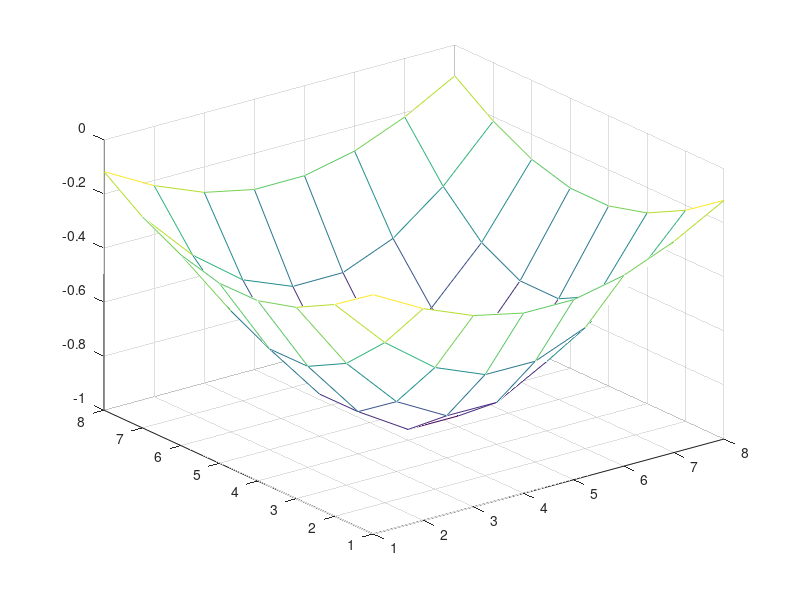

MATLAB code for this plot:
clc;
clear;

%% Problem Parameters
% Nodes per dimension
N = 10;

% Interval per dimension
n = N-1;

% Number of elements
ne = 2*n^2;
% Number of nodes (unkown nodes are (N-2)^2)
nc = N^2;

% Step
h = 1/n;

%% Assembly of Auxilary Matrices
% Coordinate matrix: Contains the position of each node in the domain
coords = zeros(nc,2);
for j = 1:N
  for i = 1:N
    coords((j-1)*N + i, :) = [(i-1)*h, (j-1)*h];
  end
end


% Local-to-global matrix: i = element, j = vertex (local)
% (i,j) = numbering of j-th vertex of the i-th element in global domain
numbering = reshape(1:N^2, N, N)';
l2g = zeros(ne,3);
k = 1;

for nx = 1:n
  for ny = 1:n
    l2g(k, :) = [numbering(ny,nx), numbering(ny, nx+1), numbering(ny+1, nx)];
    l2g(k+1, :) = [numbering(ny+1,nx+1), numbering(ny+1, nx), numbering(ny, nx+1)];
    k = k + 2;
  end
end

% Assemble the global stiffness matrix
M = spalloc(N^2, N^2, 5*N^2);
Me = zeros(3,3);

tic
for e = 1:ne
  y12 = coords(l2g(e,1), 2) - coords(l2g(e,2),2);
  y23 = coords(l2g(e,2), 2) - coords(l2g(e,3),2);
  y31 = coords(l2g(e,3), 2) - coords(l2g(e,1),2);
  y21 = coords(l2g(e,2), 2) - coords(l2g(e,1),2);

  x31 = coords(l2g(e,3), 1) - coords(l2g(e,1),1);
  x32 = coords(l2g(e,3), 1) - coords(l2g(e,2),1);
  x21 = coords(l2g(e,2), 1) - coords(l2g(e,1),1);
  x13 = coords(l2g(e,1), 1) - coords(l2g(e,3),1);

  Ae = (x21*y31-x31*y21)/2;

  % (pdf page 79 and onward)
  Me(1,1) = -(y23*y23+x32*x32)/(4*Ae);
  Me(1,2) = -(y23*y31+x32*x13)/(4*Ae);
  Me(1,3) = -(y23*y12+x32*x21)/(4*Ae);
  Me(2,1) = Me(1,2);
  Me(2,2) = -(y31^2+x13^2)/(4*Ae);
  Me(2,3) = -(y31*y12+x13*x21)/(4*Ae);
  Me(3,1) = Me(1,3);
  Me(3,2) = Me(2,3);
  Me(3,3) = -(y12^2 + x21^2)/(4*Ae);


  for i = 1:3
    for j = 1:3
      M(l2g(e,i), l2g(e,j)) = M(l2g(e,i), l2g(e,j)) + Me(i,j);
    end
  end
end
toc

%% Assemble the right hand side vector
F = zeros(N^2,1);
Fe = zeros(3,1);
f = @(x,y) 2*pi^2*sin(pi*x).*sin(pi*y);

tic
for e = 1:ne
  x31 = coords(l2g(e,3), 1) - coords(l2g(e,1),1);
  x21 = coords(l2g(e,2), 1) - coords(l2g(e,1),1);
  y31 = coords(l2g(e,3), 2) - coords(l2g(e,1),2);
  y21 = coords(l2g(e,2), 2) - coords(l2g(e,1),2);
  x1 = coords(l2g(e,1),1);
  y1 = coords(l2g(e,1),2);

  x = @(k,e) x1 + x21*k + x31*e;
  y = @(k,e) y1 + y21*k + y31*e;
  Ae = (x21*y31 - x31*y21)/2;

  % Functions to be integrated
  P1 = @(k,e) (1-k-e).*f(x(k,e),y(k,e));
  P2 = @(k,e) (k).*f(x(k,e),y(k,e));
  P3 = @(k,e) (e).*f(x(k,e),y(k,e));

  Fe(1) = 2 * Ae * integral2(P1, 0,1, 0, @(k) 1-k);
  Fe(2) = 2 * Ae * integral2(P2, 0,1, 0, @(k) 1-k);
  Fe(3) = 2 * Ae * integral2(P3, 0,1, 0, @(k) 1-k);

  for i = 1:3
    F(l2g(e,i)) = F(l2g(e,i)) + Fe(i);
  end
end
toc

% Find boundaries
numbering(2:end-1, 2:end-1) = 0;
boundaries = find(numbering);

% Remove lines and columns
M(boundaries, :) = [];
M(:, boundaries) = [];
F(boundaries) = [];

% Solve and plot
x = M\F;
mesh(reshape(x,n-1,n-1));
